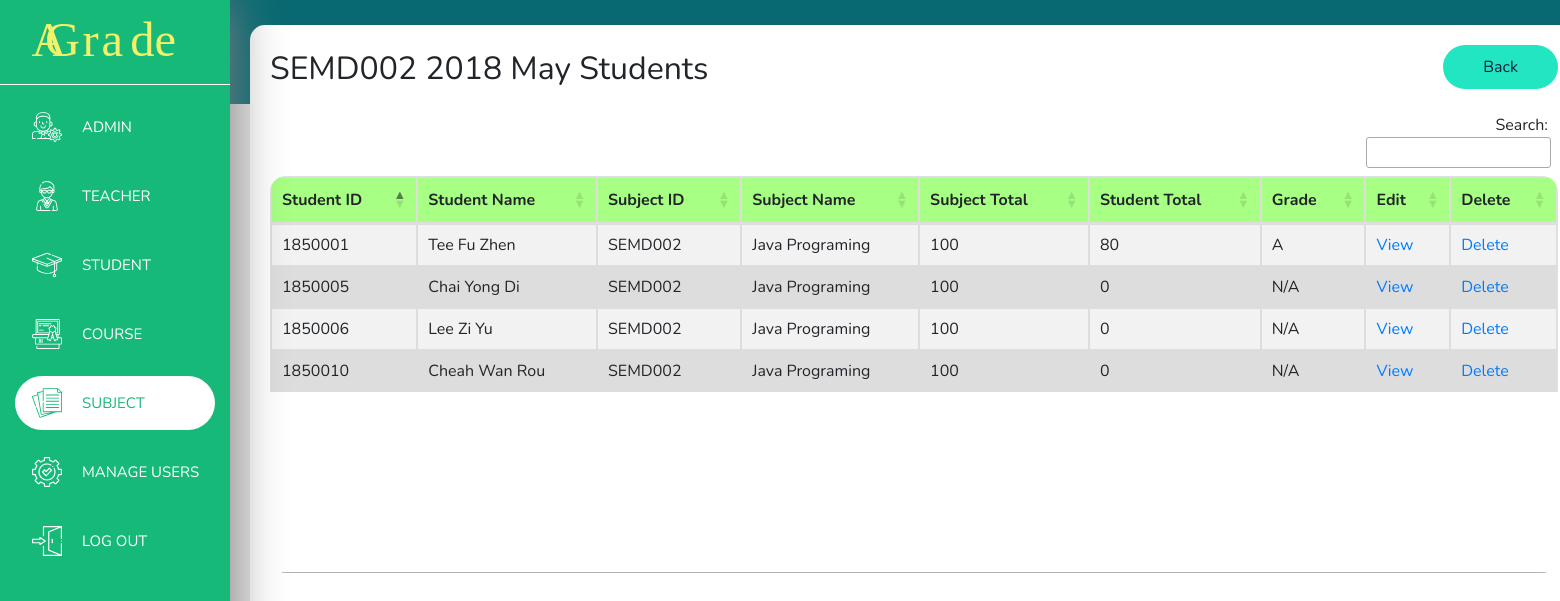
Page /subjectStudents.php?subjectID=SEMD002&year=2018&month=May (signed in) on the committed database.
### tables this page shows
CREATE TABLE `student_score` (
  `No` int(200) NOT NULL,
  `courseID` varchar(200) NOT NULL,
  `courseYear` int(4) NOT NULL,
  `courseMonth` varchar(200) NOT NULL,
  `studentID` varchar(200) NOT NULL,
  `studentName` varchar(200) NOT NULL,
  `subjectID` varchar(200) NOT NULL,
  `subjectName` varchar(200) NOT NULL,
  `subjectTotalScore` int(100) NOT NULL,
  `studentScore` int(100) NOT NULL,
  `studentGrade` varchar(200) NOT NULL
);

### subjectStudents.php (the view, shortened to what this page needs)
<?php
    require "header.php";
    require "backendphp/condb_back.php";
    $subjectID = $_GET['subjectID'];
    $year = $_GET['year'];
    $month = $_GET['month'];
?>
    <main>
        <div class="content">
            <div class="subejctStudents-main">
                <label class="subejctStudents-label"><?= $subjectID." ".$year." ".$month ?> Students</label>
                <a class="back-btn" href="javascript:history.go(-1)"><span>Back</span></a>
                <table class="table table-striped table-bordered subejctStudentsDatatable">
                    <thead>
                        <tr>
                            <th>Student ID</th>
                            <th>Student Name</th>
                            <th>Subject ID</th>
                            <th>Subject Name</th>
                            <th>Subject Total</th>
                            <th>Student Total</th>
                            <th>Grade</th>
                            <?php
                            if ($_SESSION['userType'] == "admin") {
                                echo "<th>Edit</th>";
                                echo "<th>Delete</th>";
                            }
                            ?>
                        </tr>
                    </thead>
                    <tbody>
                        <?php
                        $sql = mysqli_query($conn, "SELECT * FROM student_score WHERE subjectID = '$subjectID' AND courseYear = '$year' AND courseMonth = '$month'");
                        while ($row = mysqli_fetch_array($sql)){
                            echo "<tr>";
                            echo "<td>" . $row['studentID'] . "</td>";
                            echo "<td>" . $row['studentName'] . "</td>";
                            echo "<td>" . $row['subjectID'] . "</td>";
                            echo "<td>" . $row['subjectName'] . "</td>";
                            echo "<td>" . $row['subjectTotalScore'] . "</td>";
                            echo "<td>" . $row['studentScore'] . "</td>";
                            echo "<td>" . $row['studentGrade'] . "</td>";
                            if ($_SESSION['userType'] == "admin") {
                                echo "<td><a href='studentScore.php?stdID=" . $row['studentID'] . "'>View</a></td>";
                                echo "<td><a href='backendphp/deleteSubjectStudent-back.php?stdID=" . $row['studentID'] . "&subjectID=". $row['subjectID'] . "&year=". $year . "&month=". $month . "' onclick='return confirm(\"Confirm Delete ?\");'>Delete</a></td>";
                            }
                            echo "</tr>";
                        }
                        ?>
                    </tbody>
                </table>
            </div>
        </div>
    </main>
<?php
    require "footer.php";
?>

### css/header.css (style rules this page uses)
body { margin: 0; font-family: Nunito, sans-serif; background: -webkit-gradient(linear, left top, left bottom, color-stop(13%, #086972), color-stop(13%, #e6e6e6)); background: linear-gradient(#086972 13%, #e6e6e6 13%); height: 100vh; }
main { height: 657px; }
main .content { display: inline-block; margin: 25px 25px 25px 250px; width: 166vh; height: 93vh; border-radius: 15px; background-color: white; }

### css/subjectStudents.css (style rules this page uses)
.subejctStudents-label { display: inline-block; margin: 20px; font-size: 32px; }
.subejctStudents-main .back-btn { float: right; background-color: #21e6c1; color: #071e3d; margin: 20px; padding: 10px 40px; border-radius: 34px; text-decoration: none; text-align: center; vertical-align: middle; }
.subejctStudents-main .dataTables_wrapper .table tr:nth-child(even) { background-color: #dddddd; }
.subejctStudents-main .dataTables_wrapper .table th { border: 1px solid #dddddd; background-color: #a7ff83; text-align: left; }
.subejctStudents-main .dataTables_wrapper .table td { border: 1px solid #dddddd; text-align: left; }

### rows in the picture
student_score: studentID "1850001", studentName "Tee Fu Zhen", subjectID "SEMD002", subjectName "Java Programing", subjectTotalScore "100", studentScore "80", studentGrade "A"
student_score: studentID "1850005", studentName "Chai Yong Di", subjectID "SEMD002", subjectName "Java Programing", subjectTotalScore "100", studentScore "0", studentGrade "N/A"
student_score: studentID "1850006", studentName "Lee Zi Yu", subjectID "SEMD002", subjectName "Java Programing", subjectTotalScore "100", studentScore "0", studentGrade "N/A"
student_score: studentID "1850010", studentName "Cheah Wan Rou", subjectID "SEMD002", subjectName "Java Programing", subjectTotalScore "100", studentScore "0", studentGrade "N/A"

### other values in the picture
$subjectID "SEMD002"
$year "2018"
$month "May"
